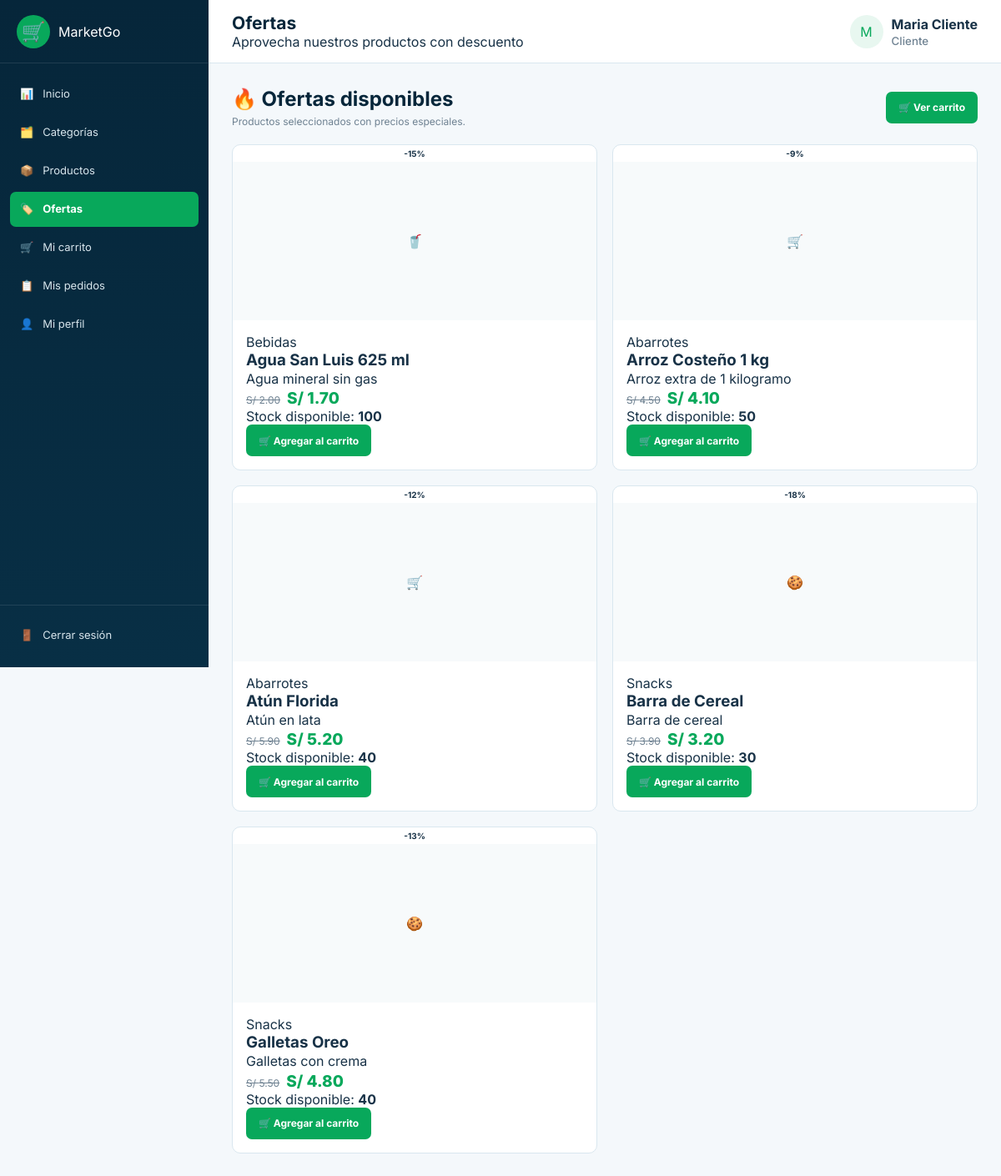
The page /cliente/ofertas.php (signed in) on the database its author committed.
### tables this page shows
CREATE TABLE ofertas (
    id INT UNSIGNED AUTO_INCREMENT PRIMARY KEY,
    producto_id INT UNSIGNED NOT NULL,
    precio_oferta DECIMAL(10,2) NOT NULL,
    fecha_inicio DATE NOT NULL,
    fecha_fin DATE NOT NULL,
    estado ENUM('ACTIVA','INACTIVA') NOT NULL DEFAULT 'ACTIVA',
    fecha_registro TIMESTAMP NOT NULL DEFAULT CURRENT_TIMESTAMP,
    CONSTRAINT chk_ofertas_precio CHECK (precio_oferta >= 0),
    CONSTRAINT chk_ofertas_fechas CHECK (fecha_fin >= fecha_inicio),
    CONSTRAINT fk_ofertas_producto
        FOREIGN KEY (producto_id) REFERENCES productos(id)
        ON UPDATE CASCADE ON DELETE RESTRICT,
    INDEX idx_ofertas_producto (producto_id),
    INDEX idx_ofertas_fechas (fecha_inicio, fecha_fin),
    INDEX idx_ofertas_estado (estado)
);

CREATE TABLE categorias (
    id INT UNSIGNED AUTO_INCREMENT PRIMARY KEY,
    codigo VARCHAR(20) NOT NULL UNIQUE,
    nombre VARCHAR(100) NOT NULL UNIQUE,
    descripcion VARCHAR(255) NULL,
    estado ENUM('ACTIVA','INACTIVA') NOT NULL DEFAULT 'ACTIVA',
    fecha_registro TIMESTAMP NOT NULL DEFAULT CURRENT_TIMESTAMP,
    fecha_actualizacion TIMESTAMP NULL DEFAULT NULL ON UPDATE CURRENT_TIMESTAMP,
    INDEX idx_categorias_estado (estado)
);

CREATE TABLE productos (
    id INT UNSIGNED AUTO_INCREMENT PRIMARY KEY,
    codigo VARCHAR(20) NOT NULL UNIQUE,
    nombre VARCHAR(150) NOT NULL,
    descripcion TEXT NULL,
    categoria_id INT UNSIGNED NOT NULL,
    precio DECIMAL(10,2) NOT NULL DEFAULT 0.00,
    stock INT NOT NULL DEFAULT 0,
    stock_minimo INT NOT NULL DEFAULT 5,
    imagen VARCHAR(255) NULL,
    estado ENUM('ACTIVO','INACTIVO') NOT NULL DEFAULT 'ACTIVO',
    fecha_registro TIMESTAMP NOT NULL DEFAULT CURRENT_TIMESTAMP,
    fecha_actualizacion TIMESTAMP NULL DEFAULT NULL ON UPDATE CURRENT_TIMESTAMP,
    CONSTRAINT chk_productos_precio CHECK (precio >= 0),
    CONSTRAINT chk_productos_stock CHECK (stock >= 0),
    CONSTRAINT chk_productos_stock_minimo CHECK (stock_minimo >= 0),
    CONSTRAINT fk_productos_categoria
        FOREIGN KEY (categoria_id) REFERENCES categorias(id)
        ON UPDATE CASCADE ON DELETE RESTRICT,
    INDEX idx_productos_categoria (categoria_id),
    INDEX idx_productos_estado (estado),
    INDEX idx_productos_stock (stock)
);

### cliente/ofertas.php (the view, shortened to what this page needs)
<?php
require_once __DIR__ . '/../php/conexion.php';
function escapar($texto){return htmlspecialchars((string)$texto,ENT_QUOTES,'UTF-8');}
$nombreUsuario=$_SESSION['nombre']??'Cliente';$apellidoUsuario=$_SESSION['apellido']??'';$nombreCompleto=trim($nombreUsuario.' '.$apellidoUsuario);$inicial=strtoupper(substr($nombreUsuario,0,1));
$sql="SELECT p.id,p.codigo,p.nombre,p.descripcion,p.precio,p.stock,p.imagen,c.nombre AS categoria,o.precio_oferta,o.fecha_inicio,o.fecha_fin
 FROM ofertas o INNER JOIN productos p ON p.id=o.producto_id INNER JOIN categorias c ON c.id=p.categoria_id
 WHERE o.estado='ACTIVA' AND p.estado='ACTIVO' AND c.estado='ACTIVA'
 AND o.fecha_inicio<=NOW() AND (o.fecha_fin IS NULL OR o.fecha_fin>=NOW()) AND p.stock>0 ORDER BY o.fecha_fin IS NULL,o.fecha_fin,p.nombre";
$res=$conn->query($sql);$productosOferta=$res?$res->fetch_all(MYSQLI_ASSOC):[];
?>
<!DOCTYPE html>
<html lang="es">
<head>
    <link rel="stylesheet" href="../css/style.css">
<link rel="stylesheet" href="../css/page-cliente-ofertas.css">
</head>
<body>
<div class="app-container">
    <aside class="sidebar">
        <div class="brand">
            <span class="brand-mark">🛒</span>
            <span>
                Market<spanclass="mg-inline-1">Go</span>
        </div>
        <nav class="sidebar-menu">
            <a href="dashboard.php">
                <span>📊</span>
                Inicio
            </a>
            <a href="categorias.php">
                <span>🗂️</span>
                Categorías
            </a>
            <a href="productos.php">
                <span>📦</span>
                Productos
            </a>
            <a href="ofertas.php" class="active">
                <span>🏷️</span>
                Ofertas
            </a>
            <a href="carrito.php">
                <span>🛒</span>
                Mi carrito
            </a>
            <a href="pedidos_c.php">
                <span>📋</span>
                Mis pedidos
            </a>
            <a href="perfil.php">
                <span>👤</span>
                Mi perfil
            </a>
        </nav>
        <div class="sidebar-bottom">
            <a href="../php/logout.php">
                <span>🚪</span>
                Cerrar sesión
            </a>
        </div>
    </aside>
    <main class="main-content">
        <header class="topbar">
            <div>
                <h1>Ofertas</h1>
                <p class="page-subtitle">
                    Aprovecha nuestros productos con descuento
                </p>
            </div>
            <div class="topbar-user">
                <div class="user-avatar">
                    <?= escapar($inicial) ?>
                </div>
                <div>
                    <strong>
                        <?= escapar($nombreCompleto) ?>
                    </strong>
                    <small>
                        Cliente
                    </small>
                </div>
            </div>
        </header>
        <section class="content-section">
            <div class="section-header">
                <div>
                    <h2>🔥 Ofertas disponibles</h2>
                    <p>
                        Productos seleccionados con precios especiales.
                    </p>
                </div>
                <a href="carrito.php" class="btn-primary">
                    🛒 Ver carrito
                </a>
            </div>
            <?php if (count($productosOferta) > 0): ?>
                <div class="products-grid">
                    <?php foreach ($productosOferta as $producto): ?>
                        <?php
                        $iconos = [
                            'Frutas y verduras' => '🥦',
                            'Abarrotes' => '🛒',
                            'Lácteos' => '🥛',
                            'Bebidas' => '🥤',
                            'Limpieza' => '🧽',
                            'Snacks' => '🍪'
                        ];
                        $icono = $iconos[$producto['categoria']] ?? '📦';
                        ?>
                        <div class="product-card">
                            <div class="offer-badge">
                                -<?= (int)$producto['descuento'] ?>%
                            </div>
                            <div class="product-image">
                                <?= $icono ?>
                            </div>
                            <div class="product-card-content">
                                <span class="product-category">
                                    <?= escapar($producto['categoria']) ?>
                                </span>
                                <h3>
                                    <?= escapar($producto['nombre']) ?>
                                </h3>
                                <p class="product-description">
                                    <?= escapar($producto['descripcion']) ?>
                                </p>
                                <div class="offer-prices">
                                    <span class="old-price">
                                        S/
                                        <?= number_format(
                                            $producto['precio_anterior'],
                                            2
                                        ) ?>
                                    </span>
                                    <span class="offer-price">
                                        S/
                                        <?= number_format(
                                            $producto['precio_oferta'],
                                            2
                                        ) ?>
                                    </span>
                                </div>
                                <div class="product-stock">
                                    Stock disponible:
                                    <strong>
                                        <?= (int)$producto['stock'] ?>
                                    </strong>
                                </div>
                                <button
                                    type="button"
                                    class="btn-primary btn-cart"
                                    onclick='agregarAlCarrito(
                                        <?= json_encode($producto['nombre']) ?>,
                                        <?= json_encode((float)$producto['precio_oferta']) ?>,
                                        <?= json_encode($producto['codigo']) ?>
                                    )'
                                >
                                    🛒 Agregar al carrito
                                </button>
                            </div>
                        </div>
                    <?php endforeach; ?>
                </div>
            <?php endif; ?>
        </section>
    </main>
</div>
</body>
</html>

### rows shown on the page
ofertas: descuento "15", categorias.nombre "🥤", categorias.nombre "Bebidas", producto.nombre "Agua San Luis 625 ml", producto.descripcion "Agua mineral sin gas", precio_anterior "2.00", precio_oferta "1.70", producto.stock "100"
ofertas: descuento "9", categorias.nombre "🛒", categorias.nombre "Abarrotes", producto.nombre "Arroz Costeño 1 kg", producto.descripcion "Arroz extra de 1 kilogramo", precio_anterior "4.50", precio_oferta "4.10", producto.stock "50"
ofertas: descuento "12", categorias.nombre "🛒", categorias.nombre "Abarrotes", producto.nombre "Atún Florida", producto.descripcion "Atún en lata", precio_anterior "5.90", precio_oferta "5.20", producto.stock "40"
ofertas: descuento "18", categorias.nombre "🍪", categorias.nombre "Snacks", producto.nombre "Barra de Cereal", producto.descripcion "Barra de cereal", precio_anterior "3.90", precio_oferta "3.20", producto.stock "30"
ofertas: descuento "13", categorias.nombre "🍪", categorias.nombre "Snacks", producto.nombre "Galletas Oreo", producto.descripcion "Galletas con crema", precio_anterior "5.50", precio_oferta "4.80", producto.stock "40"

### other values the page prints
escapar($inicial) "M"
escapar($nombreCompleto) "Maria Cliente"
